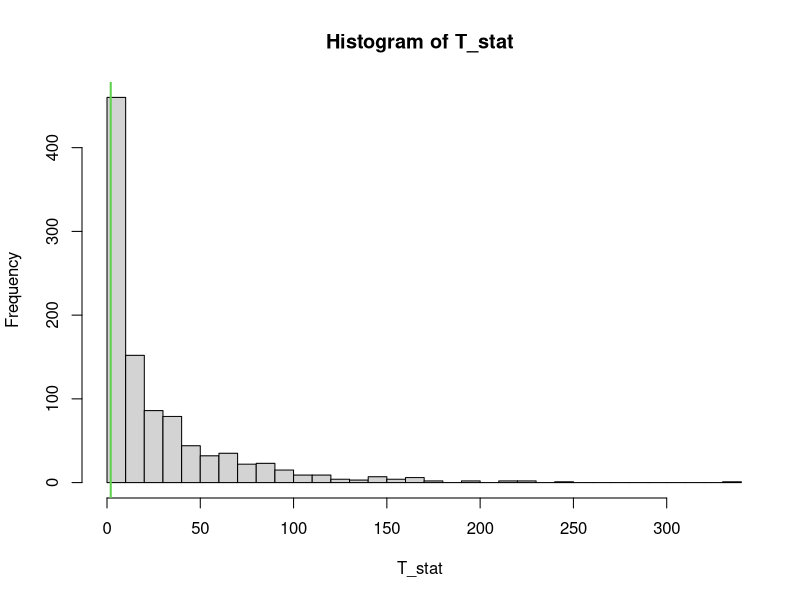
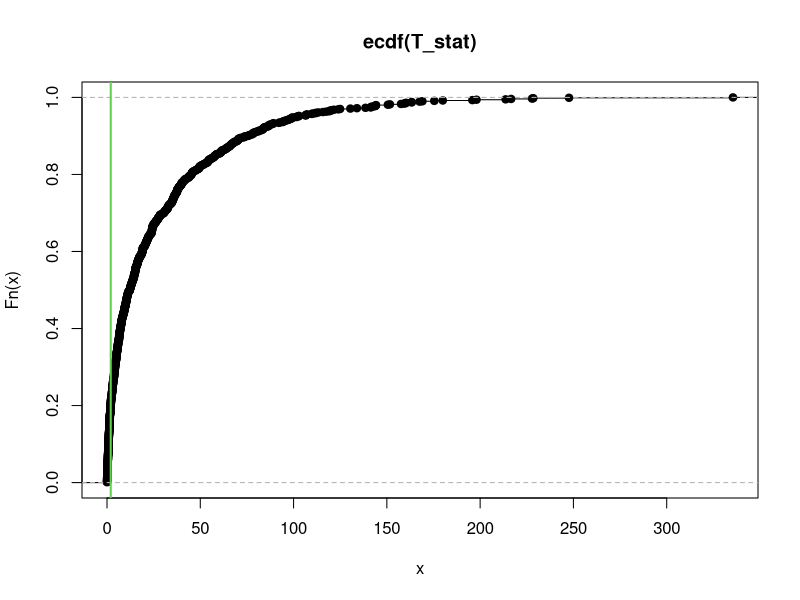

Generate these figures, in order, with R:
## ---- chunk 1
seed = 100
B    = 1000

### Two-sided test 
###    H0: X1  =^d X2
###    H1: X1 !=^d X2
### Test statistic: squared distance between the two sample mean/median vectors
data_1    = cars
data_2    = cars+1
n1        = dim(data_1)[1]
n2        = dim(data_2)[1]
n         = n1+n2
data_pool = rbind(data_1, data_2)
  
# CMC to estimate the p-value 
set.seed(seed)
data_1_mean = colMeans(data_1)    # or: colMedianians(data_1)
data_2_mean = colMeans(data_2) 
T0          = as.numeric((data_1_mean-data_2_mean) %*% (data_1_mean-data_2_mean))
T_stat      = numeric(B)
for(k in 1:B){
  perm             = sample(1:n)
  data_pool_perm   = data_pool[perm,]
  data_1_perm      = data_pool_perm[1:n1,]
  data_2_perm      = data_pool_perm[(n1+1):n,]
  data_1_perm_mean = colMeans(data_1_perm)
  data_2_perm_mean = colMeans(data_2_perm)
  T_stat[k]        = as.numeric((data_1_perm_mean-data_2_perm_mean) %*% 
                                  (data_1_perm_mean-data_2_perm_mean))
}

# Permutational distribution of T
hist(T_stat, xlim=range(c(T_stat,T0)), breaks=30)
abline(v=T0, col=3, lwd=2)
plot(ecdf(T_stat), xlim=range(c(T_stat,T0)))
abline(v=T0, col=3, lwd=2)

# p-value
p_value = sum(T_stat>=T0)/B
p_value
